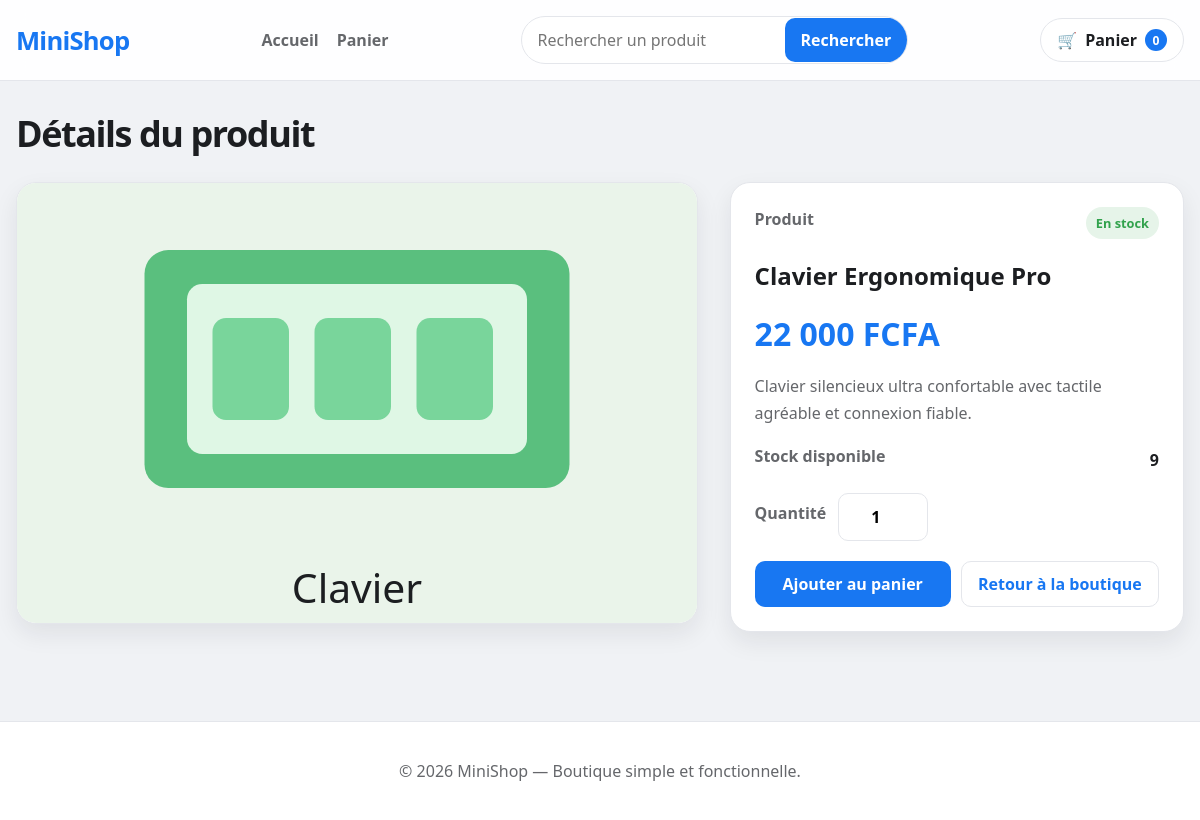
Screenshot of /details.php?id=4 with the database file from the repository.
### tables this page shows
CREATE TABLE produits (
    id INT UNSIGNED NOT NULL AUTO_INCREMENT,
    nom VARCHAR(150) NOT NULL,
    description TEXT NOT NULL,
    prix DECIMAL(10,2) NOT NULL,
    stock INT UNSIGNED NOT NULL DEFAULT 0,
    image VARCHAR(255) NOT NULL,
    actif TINYINT(1) NOT NULL DEFAULT 1,
    created_at TIMESTAMP NOT NULL DEFAULT CURRENT_TIMESTAMP,
    PRIMARY KEY (id),
    KEY idx_produits_actif (actif),
    CONSTRAINT chk_produits_prix CHECK (prix > 0),
    CONSTRAINT chk_produits_stock CHECK (stock >= 0)
);

### details.php (the view, shortened to what this page needs)
<?php
require_once __DIR__ . '/config/database.php';
$productId = filter_input(INPUT_GET, 'id', FILTER_VALIDATE_INT);
$stmt = $pdo->prepare('SELECT id, nom, description, prix, stock, image, actif FROM produits WHERE id = :id AND actif = 1 LIMIT 1');
$stmt->execute([':id' => $productId]);
$product = $stmt->fetch();
include __DIR__ . '/includes/header.php';
?>
<div class="container">
    <section class="page-header">
        <h1 class="page-heading">Détails du produit</h1>
    </section>
    <div class="details-layout">
        <div class="product-visual">
            <img src="<?php echo htmlspecialchars($product['image'], ENT_QUOTES, 'UTF-8'); ?>" alt="<?php echo htmlspecialchars($product['nom'], ENT_QUOTES, 'UTF-8'); ?>">
        </div>
        <div class="product-detail-card">
            <div class="detail-row">
                <span class="label">Produit</span>
                <span class="stock-tag <?php echo ((int) $product['stock'] > 0) ? 'in-stock' : 'out-of-stock'; ?>">
                    <?php echo ((int) $product['stock'] > 0) ? 'En stock' : 'Rupture'; ?>
                </span>
            </div>
            <h2><?php echo htmlspecialchars($product['nom'], ENT_QUOTES, 'UTF-8'); ?></h2>
            <div class="detail-price"><?php echo number_format((float) $product['prix'], 0, ',', ' '); ?> FCFA</div>
            <p class="detail-description"><?php echo nl2br(htmlspecialchars($product['description'], ENT_QUOTES, 'UTF-8')); ?></p>
            <div class="detail-row">
                <span class="label">Stock disponible</span>
                <strong><?php echo (int) $product['stock']; ?></strong>
            </div>
            <div class="detail-quantity">
                <label for="product-quantity" class="label">Quantité</label>
                <input id="product-quantity" type="number" min="1" max="<?php echo (int) $product['stock']; ?>" value="1">
            </div>
            <div class="product-actions">
                <button id="detail-add-to-cart" class="primary-btn" type="button" data-product-id="<?php echo (int) $product['id']; ?>">Ajouter au panier</button>
                <a href="index.php" class="secondary-btn">Retour à la boutique</a>
            </div>
        </div>
    </div>
</div>
<?php include __DIR__ . '/includes/footer.php'; ?>

### assets/css/style.css (style rules this page uses)
:root { --primary: #1877F2; --primary-hover: #166FE5; --bg: #F0F2F5; --surface: #FFFFFF; --text: #1C1E21; --text-secondary: #65676B; --border: #E4E6EB; --success: #31A24C; --danger: #E41E3F; --shadow: 0 10px 25px rgba(28, 30, 33, 0.08); }
* { box-sizing: border-box; }
html { scroll-behavior: smooth; }
body { margin: 0; font-family: "Segoe UI", Tahoma, Geneva, Verdana, sans-serif; background: var(--bg); color: var(--text); }
img { max-width: 100%; display: block; }
a { color: inherit; text-decoration: none; }
button, input { font: inherit; }
.container { width: min(1200px, calc(100% - 32px)); margin: 0 auto; }
.search-form button, .primary-btn, .secondary-btn, .action-btn, .cart-qty-button, .delete-btn { border: none; cursor: pointer; transition: all 0.2s ease; }
.search-form button, .primary-btn, .secondary-btn, .action-btn { display: inline-flex; align-items: center; justify-content: center; border-radius: 10px; padding: 11px 16px; font-weight: 600; }
.search-form button, .primary-btn { background: var(--primary); color: #fff; }
.secondary-btn, .action-btn { background: var(--surface); color: var(--primary); border: 1px solid var(--border); }
.page-header { margin-bottom: 24px; }
.page-heading { margin: 0; font-size: clamp(2rem, 3vw, 2.6rem); letter-spacing: -0.04em; }
.stock-tag { padding: 7px 10px; border-radius: 999px; font-weight: 700; font-size: 0.8rem; }
.stock-tag.in-stock { background: rgba(49, 162, 76, 0.12); color: var(--success); }
.product-actions { display: flex; gap: 10px; }
.product-actions .primary-btn, .product-actions .secondary-btn { flex: 1; }
.details-layout { display: grid; grid-template-columns: minmax(0, 1.2fr) minmax(280px, 0.8fr); gap: 32px; align-items: start; }
.product-visual { background: var(--surface); border: 1px solid var(--border); border-radius: 20px; overflow: hidden; box-shadow: var(--shadow); }
.product-visual img { width: 100%; height: 440px; object-fit: cover; }
.product-detail-card { background: var(--surface); border: 1px solid var(--border); border-radius: 20px; padding: 24px; box-shadow: var(--shadow); }
.detail-row { display: flex; align-items: center; justify-content: space-between; gap: 12px; margin-bottom: 18px; }
.label { color: var(--text-secondary); font-weight: 600; margin-bottom: 8px; display: inline-block; }
.detail-price { font-size: 2rem; font-weight: 800; color: var(--primary); margin: 10px 0 18px; }
.detail-description { color: var(--text-secondary); line-height: 1.7; margin-bottom: 18px; }
.detail-quantity { display: flex; align-items: center; gap: 12px; margin: 14px 0 20px; }
.detail-quantity input { width: 90px; padding: 12px 10px; border: 1px solid var(--border); border-radius: 10px; text-align: center; font-weight: 600; }

### rows the page displays
produits: image (picture), nom "Clavier Ergonomique Pro", prix "22 000", description "Clavier silencieux ultra confortable avec tactile agréable et connexion fiable.", stock "9"

### other values shown
$cartCount "0"
